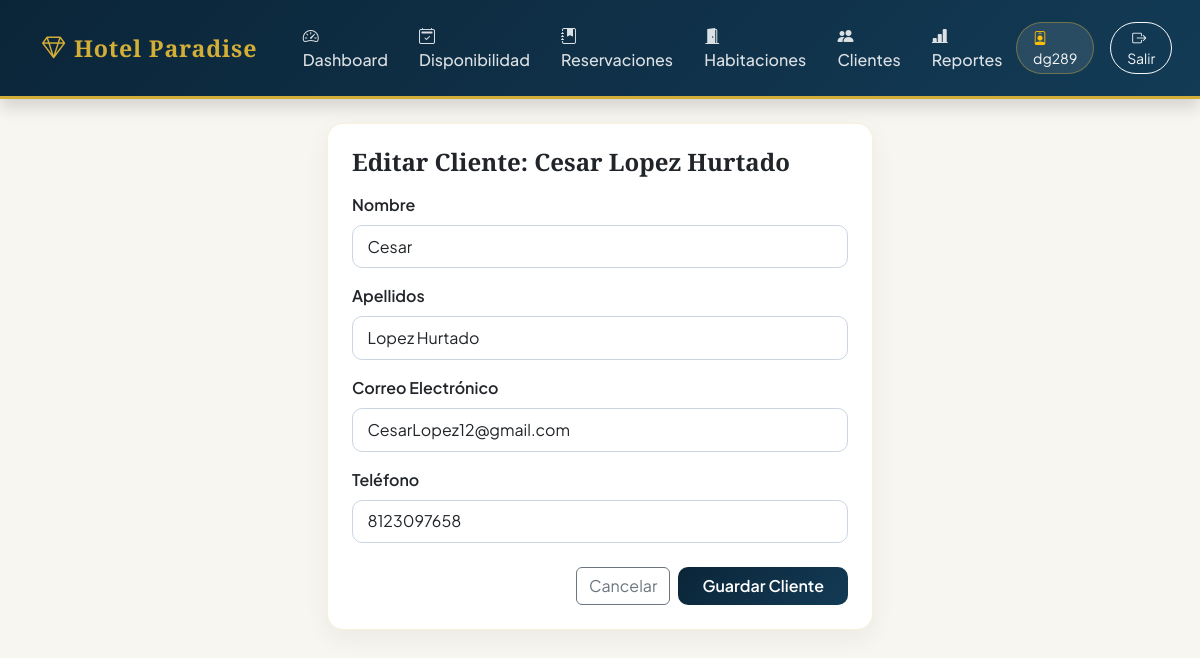
Page /clientes/editar/8/ (signed in) on the committed database.
### gestion/models.py (models this page shows, shortened)
class Cliente(models.Model):
    nombre = models.CharField(max_length=100, verbose_name="Nombre")
    apellidos = models.CharField(max_length=100, verbose_name="Apellidos")
    correo = models.EmailField(unique=True, verbose_name="Correo Electrónico")  # Regla 4
    telefono = models.CharField(max_length=20, verbose_name="Teléfono")
    fecha_registro = models.DateTimeField(auto_now_add=True, verbose_name="Fecha de Registro")
    class Meta:
        verbose_name = "Cliente"
        verbose_name_plural = "Clientes"
        ordering = ['-fecha_registro']

### gestion/views.py (the view)
# urls.py: path('clientes/editar/<int:pk>/', views.editar_cliente, name='editar_cliente'),
@login_required
def editar_cliente(request, pk):
    cliente = get_object_or_404(Cliente, pk=pk)
    if request.method == 'POST':
        form = ClienteForm(request.POST, instance=cliente)
        if form.is_valid():
            form.save()
            messages.success(request, "Datos del cliente actualizados.")
            return redirect('lista_clientes')
    else:
        form = ClienteForm(instance=cliente)
    return render(request, 'gestion/cliente_form.html', {
        'form': form,
        'titulo': f'Editar Cliente: {cliente.nombre} {cliente.apellidos}'
    })

### gestion/forms.py
class ClienteForm(forms.ModelForm):
    class Meta:
        model = Cliente
        fields = ['nombre', 'apellidos', 'correo', 'telefono']
        widgets = {
            'nombre': forms.TextInput(attrs={
                'class': 'form-control',
                'placeholder': 'Nombre(s)'
            }),
            'apellidos': forms.TextInput(attrs={
                'class': 'form-control',
                'placeholder': 'Apellidos'
            }),
            'correo': forms.EmailInput(attrs={
                'class': 'form-control',
                'placeholder': 'cliente@ejemplo.com'
            }),
            'telefono': forms.TextInput(attrs={
                'class': 'form-control',
                'placeholder': 'Ej. 8112345678'
            }),
        }

### gestion/templates/gestion/cliente_form.html (shortened to what this page needs)
{% extends 'gestion/base.html' %}
{% block content %}
<div class="row justify-content-center">
    <div class="col-md-8 col-lg-6">
        <div class="card p-4">
            <h4 class="fw-bold mb-3">{{ titulo }}</h4>
            <form method="post">
                {% for field in form %}
                    <div class="mb-3">
                        <label class="form-label fw-semibold" for="{{ field.id_for_label }}">{{ field.label }}</label>
                        {{ field }}
                    </div>
                {% endfor %}
                <div class="d-flex justify-content-end gap-2 mt-4">
                    <a href="{% url 'lista_clientes' %}" class="btn btn-outline-secondary">Cancelar</a>
                    <button type="submit" class="btn btn-dark px-4">Guardar Cliente</button>
                </div>
            </form>
        </div>
    </div>
</div>
{% endblock %}

### gestion/templates/gestion/base.html (shortened to what this page needs)
<!DOCTYPE html>
<html lang="es">
<head>
    <link href="https://cdn.jsdelivr.net/npm/bootstrap@5.3.3/dist/css/bootstrap.min.css" rel="stylesheet">
    <link rel="stylesheet" href="https://cdn.jsdelivr.net/npm/bootstrap-icons@1.11.3/font/bootstrap-icons.min.css">
</head>
<body>
{% if user.is_authenticated %}
<nav class="navbar navbar-expand-lg navbar-dark navbar-paradise shadow mb-4 py-3">
    <div class="container">
        <a class="navbar-brand d-flex align-items-center" href="{% url 'dashboard' %}">
            <i class="bi bi-gem me-2"></i>Hotel Paradise
        </a>
        <div class="collapse navbar-collapse" id="navbarNav">
            <ul class="navbar-nav me-auto ms-lg-3 gap-1">
                <li class="nav-item">
                    <a class="nav-link" href="{% url 'dashboard' %}"><i class="bi bi-speedometer2 me-1"></i>Dashboard</a>
                </li>
                <li class="nav-item">
                    <a class="nav-link" href="{% url 'consultar_disponibilidad' %}"><i class="bi bi-calendar2-check me-1"></i>Disponibilidad</a>
                </li>
                <li class="nav-item">
                    <a class="nav-link" href="{% url 'lista_reservaciones' %}"><i class="bi bi-journal-bookmark-fill me-1"></i>Reservaciones</a>
                </li>
                <li class="nav-item">
                    <a class="nav-link" href="{% url 'lista_habitaciones' %}"><i class="bi bi-door-open-fill me-1"></i>Habitaciones</a>
                </li>
                <li class="nav-item">
                    <a class="nav-link" href="{% url 'lista_clientes' %}"><i class="bi bi-people-fill me-1"></i>Clientes</a>
                </li>
                <li class="nav-item">
                    <a class="nav-link" href="{% url 'reportes' %}"><i class="bi bi-bar-chart-line-fill me-1"></i>Reportes</a>
                </li>
            </ul>
            <div class="d-flex align-items-center text-light">
                <span class="me-3 small px-3 py-1 rounded-pill" style="background: rgba(255,255,255,0.1); border: 1px solid rgba(212,175,55,0.4);">
                    <i class="bi bi-person-badge me-1 text-warning"></i>{{ user.username }}
                </span>
                <a href="{% url 'logout' %}" class="btn btn-sm btn-outline-light rounded-pill px-3">
                    <i class="bi bi-box-arrow-right me-1"></i>Salir
                </a>
            </div>
        </div>
    </div>
</nav>
{% endif %}
<div class="container pb-5">
    {% block content %}{% endblock %}
</div>
</body>
</html>

### gestion/templates/gestion/base.html (style rules this page uses)
:root { --paradise-navy: #0b2538; --paradise-ocean: #133b56; --paradise-teal: #0d9488; --paradise-gold: #d4af37; --paradise-gold-hover: #b89327; --paradise-sand: #f8f6f0; }
body { background-color: var(--paradise-sand); font-family: 'Plus Jakarta Sans', sans-serif; color: #1e293b; }
h1, h2, h3, h4, .navbar-brand { font-family: 'Playfair Display', serif; }
.navbar-paradise { background: linear-gradient(135deg, var(--paradise-navy) 0%, var(--paradise-ocean) 100%); border-bottom: 3px solid var(--paradise-gold); }
.navbar-brand { color: var(--paradise-gold) !important; font-weight: 700; font-size: 1.45rem; letter-spacing: 0.8px; }
.nav-link { color: rgba(255, 255, 255, 0.85) !important; font-weight: 500; transition: all 0.2s ease; border-radius: 8px; padding: 0.5rem 0.85rem !important; }
.card { border: 1px solid rgba(212, 175, 55, 0.18); border-radius: 16px; box-shadow: 0 8px 24px rgba(11, 37, 56, 0.06); background-color: #ffffff; transition: transform 0.2s ease, box-shadow 0.2s ease; }
.btn-dark { background: linear-gradient(135deg, var(--paradise-navy) 0%, var(--paradise-ocean) 100%); border: none; color: #ffffff; font-weight: 600; border-radius: 10px; }
.form-control, .form-select { border-radius: 10px; border: 1px solid #cbd5e1; padding: 0.55rem 0.9rem; }

### rows in the picture
Cliente: form "Cesar" "Lopez Hurtado" "CesarLopez12@gmail.com" "8123097658"

### other values in the picture
{{ user.username }} "dg289"
{{ titulo }} "Editar Cliente: Cesar Lopez Hurtado"
{{ field.label }} "Nombre" "Apellidos" "Correo Electrónico" "Teléfono"
